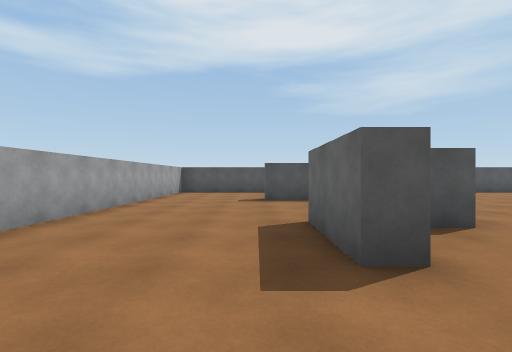
[1] (above)

16 first-person views from a walk through a Unity game level. The camera is 1.3 m above the floor, looks level and sees 85° across. Doors are open. The floor is counted in squares, 2 m on a side. Each view is taken from the middle of a square. On the plan, view 1 faces up. The plan holds only what a view shows up to about 9 squares ahead; the rest is blank. The place goes on beyond the plan. The player character is not drawn.

[2]
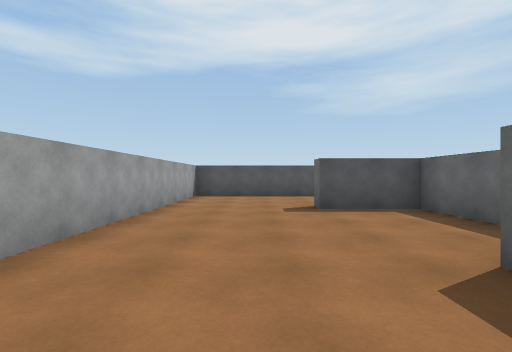

[3]
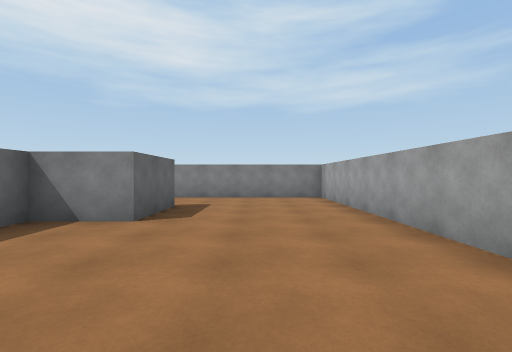

[4]
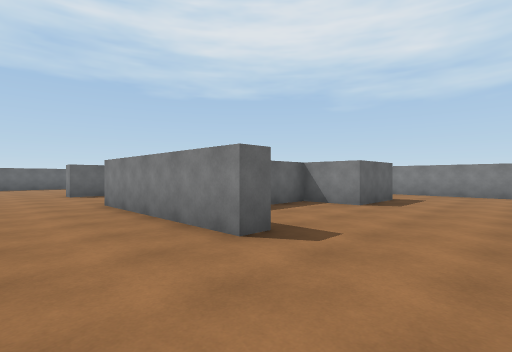

[5]
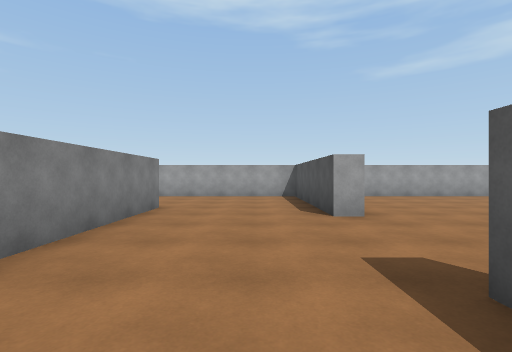

[6]
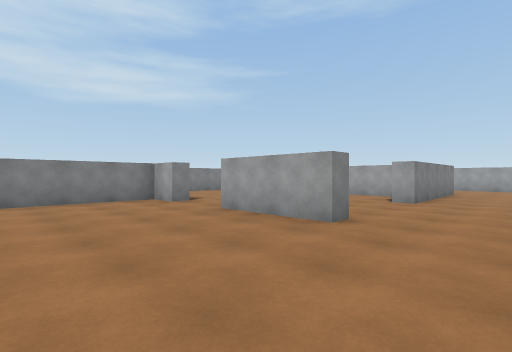

[7]
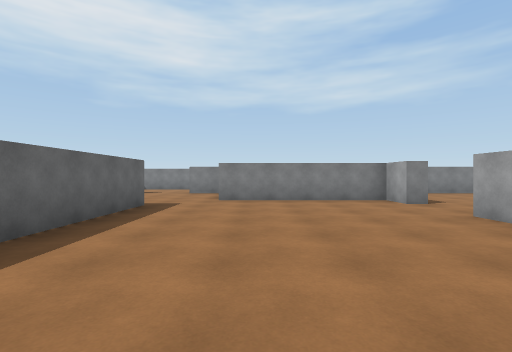

[8]
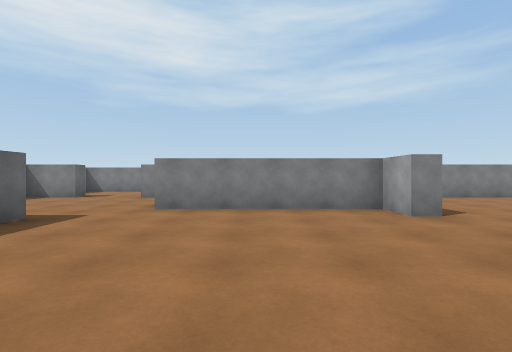

[9]
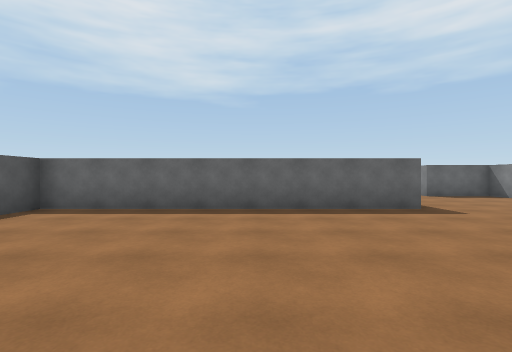

[10]
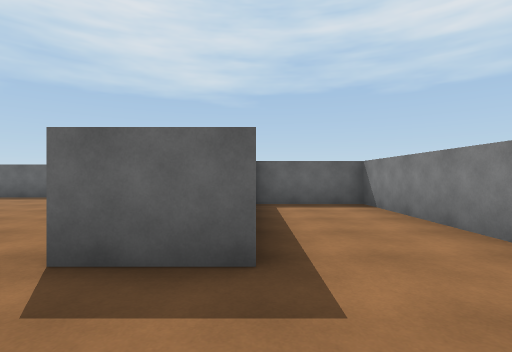

[11]
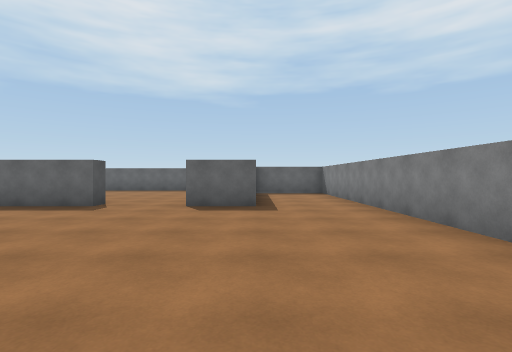

[12]
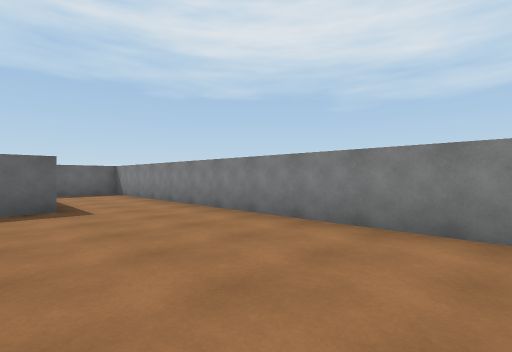

[13]
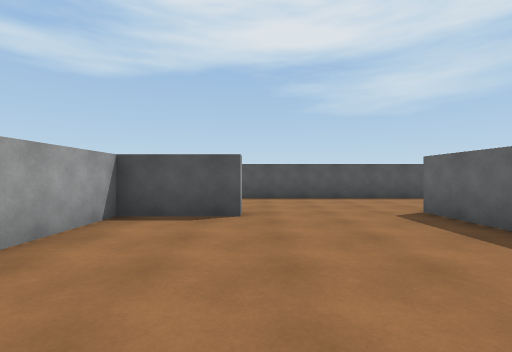

[14]
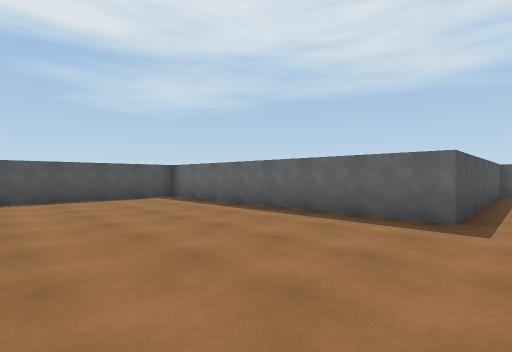

[15]
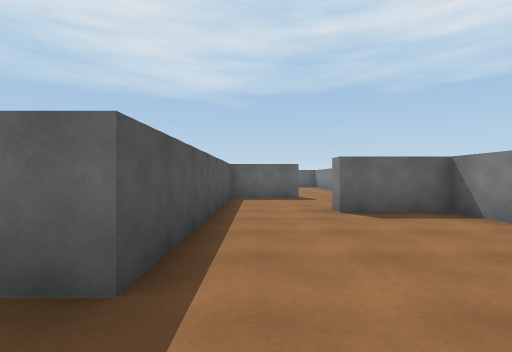

[16]
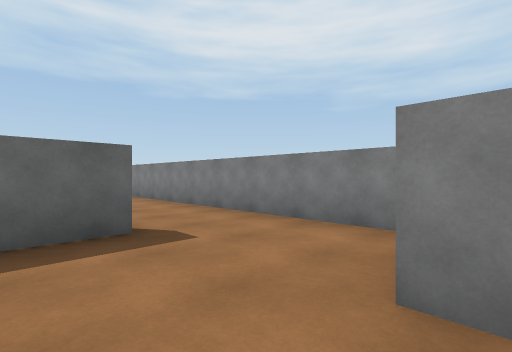

### Floor plan
Ten units are one square. View 1 is at (0, 0); x grows to the right and y downward. Boxes are objects, and circles mark ways between rooms. Rooms are numbered by the first view taken in them; rooms with no view inside come last. Other rooms are left out.
<svg viewBox="-35 -117 256 132">
<path fill="none" stroke="#000" d="M12 -20 7 -20 7 -40 23 -40 23 -75 2 -75 2 -80 14 -80M15 -112 -30 -112 -30 5 15 5M80 -55 80 -80 85 -80 85 -55 80 -55M80 -19 80 -35 85 -35 85 -25 130 -25M47 -80 47 -75 28 -75 28 -54M28 -35 21 -35M145 -37 145 -112 55 -112M15 5 125 5 125 -20M165 5 180 5 180 -15 185 -15M185 -37 145 -37M140 5 145 5M212 -16 212 -37 185 -37M191 5 216 5"/>
<circle cx="10" cy="-5" r="3" fill="#2a7"/>
<circle cx="140" cy="-30" r="3" fill="#2a7"/>
<circle cx="180" cy="-25" r="3" fill="#2a7"/>
<text x="-10" y="-50">1</text>
<text x="80" y="-50">2</text>
<text x="160" y="-20">3</text>
<text x="200" y="-10">4</text>
</svg>
Room 1 opens to room 2. Room 2 opens to room 3. Room 3 opens to room 4.

Where each view was taken, in squares from view 1:
view 1: 0 up, 0 right, facing up
view 2: 2 up, 1 left, facing up
view 3: 8 up, 1 left, facing down
view 4: 10 up, 2 left, facing down-right
view 5: 10 up, 6 right, facing left
view 6: 10 up, 12 right, facing down-left
view 7: 10 up, 12 right, facing down
view 8: 8 up, 11 right, facing down
view 9: 7 up, 9 right, facing right
view 10: 2 up, 6 right, facing right
view 11: 2 up, 2 right, facing right
view 12: 3 up, 2 right, facing down-right
view 13: 3 up, 5 right, facing up
view 14: 3 up, 10 right, facing up-right
view 15: 3 up, 13 right, facing right
view 16: 3 up, 18 right, facing down-right
